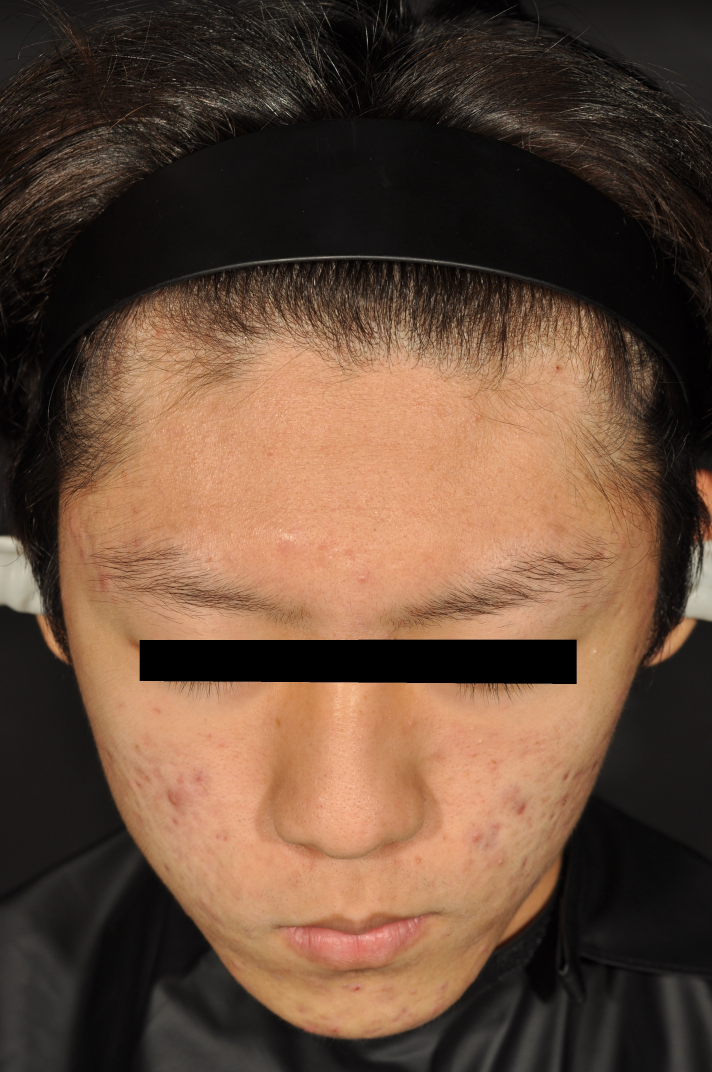
#> input picture dataset/selected_samples/10대_bad/0051/0051.jpg, 2136 x 3216 px (shown at 1/3 size)
$ python -i skin_analyzer.py   (imports and definitions only)   (older library calls are emulated)
#> lines starting #> are read from the running program, lines starting #| are printed output that depends on the picture; after the words box and inside, x2 and y2 are one past the last pixel; in counts of white or black regions, pixels touching at a corner belong together
"""피부 분석 알고리즘 (OpenCV). 서버와 검증 도구(tools/validate_algorithm.py)가 함께 쓴다.

알고리즘 값(임계값, MAX_VALUES, 점수 공식)은 기존 backend/test.py와 동일하다.
여기에는 matplotlib/DB/Flask 의존성이 없다.
"""
import cv2
import numpy as np

# OpenCV 내장 얼굴 인식
_face_cascade = cv2.CascadeClassifier(
    cv2.data.haarcascades + "haarcascade_frontalface_default.xml"
)

# 지표별 정규화 기준값 (이 값 이상이면 100점)
MAX_VALUES = {
    "acne": 50,
    "pigmentation": 250,
    "pore": 27.0,
    "sebum": 0.6,
}


# ── 1. 전처리 ────────────────────────────────────────────
def preprocess(img_bgr):
    lab = cv2.cvtColor(img_bgr, cv2.COLOR_BGR2LAB)
    l, a, b = cv2.split(lab)
    clahe = cv2.createCLAHE(clipLimit=2.0, tileGridSize=(8, 8))
    lab = cv2.merge([clahe.apply(l), a, b])
    img_bgr = cv2.cvtColor(lab, cv2.COLOR_LAB2BGR)
    img_gray = cv2.cvtColor(img_bgr, cv2.COLOR_BGR2GRAY)
    img_gray = cv2.GaussianBlur(img_gray, (5, 5), 0)
    return img_bgr, img_gray


# ── 2. ROI 추출 ──────────────────────────────────────────
def extract_roi(img_bgr):
    """Haar Cascade 얼굴 크롭. 얼굴을 못 찾으면 이미지 중앙부를 사용한다."""
    gray = cv2.cvtColor(img_bgr, cv2.COLOR_BGR2GRAY)
    faces = _face_cascade.detectMultiScale(gray, scaleFactor=1.1, minNeighbors=5)
    if len(faces) == 0:
        h, w = img_bgr.shape[:2]
        return img_bgr[h // 4:h * 3 // 4, w // 4:w * 3 // 4]
    x, y, w, h = faces[0]
    x1 = max(0, x - 20)
    y1 = max(0, y - 20)
    x2 = min(img_bgr.shape[1], x + w + 20)
    y2 = min(img_bgr.shape[0], y + h + 20)
    return img_bgr[y1:y2, x1:x2]


def extract_roi_by_bbox(img, bbox):
    x, y, w, h = bbox
    return img[y:y + h, x:x + w]


# ── 3. 탐지 알고리즘 ─────────────────────────────────────
def get_skin_type(roi_gray):
    """평균 밝기로 피부 타입 판별: 밝음 → oily, 어두움 → dry"""
    return "oily" if np.mean(roi_gray) >= 130 else "dry"


def detect_acne(roi_bgr):
    hsv = cv2.cvtColor(roi_bgr, cv2.COLOR_BGR2HSV)
    mask1 = cv2.inRange(hsv, np.array([0, 80, 80]), np.array([10, 255, 255]))
    mask2 = cv2.inRange(hsv, np.array([165, 80, 80]), np.array([180, 255, 255]))
    red_mask = cv2.bitwise_or(mask1, mask2)
    kernel = cv2.getStructuringElement(cv2.MORPH_ELLIPSE, (7, 7))
    red_mask = cv2.morphologyEx(red_mask, cv2.MORPH_OPEN, kernel)
    contours, _ = cv2.findContours(red_mask, cv2.RETR_EXTERNAL, cv2.CHAIN_APPROX_SIMPLE)
    return len([c for c in contours if 500 < cv2.contourArea(c) < 3000])


def detect_pigmentation(roi_gray):
    min_area = 80 if get_skin_type(roi_gray) == "oily" else 100
    binary = cv2.adaptiveThreshold(
        roi_gray, 255, cv2.ADAPTIVE_THRESH_GAUSSIAN_C,
        cv2.THRESH_BINARY_INV, blockSize=51, C=20
    )
    kernel = cv2.getStructuringElement(cv2.MORPH_ELLIPSE, (3, 3))
    binary = cv2.morphologyEx(binary, cv2.MORPH_OPEN, kernel)
    contours, _ = cv2.findContours(binary, cv2.RETR_EXTERNAL, cv2.CHAIN_APPROX_SIMPLE)
    return len([c for c in contours if min_area < cv2.contourArea(c) < 1500])


def detect_pore(roi_gray):
    return float(cv2.Laplacian(roi_gray, cv2.CV_64F).var())


def detect_sebum(roi_gray):
    threshold = 200 if get_skin_type(roi_gray) == "oily" else 150
    _, thresh = cv2.threshold(roi_gray, threshold, 255, cv2.THRESH_BINARY)
    return float(np.count_nonzero(thresh)) / thresh.size


# ── 4. 정규화 / 점수 ─────────────────────────────────────
def normalize(key, value):
    return min(100, int(value / MAX_VALUES[key] * 100))


def compute_scores(raw):
    """지표별 감점 점수(낮을수록 양호)와 종합 점수(높을수록 양호)."""
    scores = {k: normalize(k, v) for k, v in raw.items()}
    total_score = max(0, 100 - round(sum(scores.values()) / len(scores)))
    return scores, total_score


def measure(roi_bgr_processed, roi_gray):
    return {
        "acne": detect_acne(roi_bgr_processed),
        "pigmentation": detect_pigmentation(roi_gray),
        "pore": detect_pore(roi_gray),
        "sebum": detect_sebum(roi_gray),
    }


# ── 5. 서버용 진입점 ─────────────────────────────────────
class ImageDecodeError(ValueError):
    pass


def decode_image(file_bytes):
    if not file_bytes:
        raise ImageDecodeError("빈 파일입니다.")
    img = cv2.imdecode(np.frombuffer(file_bytes, np.uint8), cv2.IMREAD_COLOR)
    if img is None:
        raise ImageDecodeError("이미지 디코딩 실패")
    return img


def analyze_image(img_bgr):
    """BGR 이미지 한 장 → 점수 묶음.

    반환: {"total_score", "scores", "raw_values"}  (raw_values는 DB 저장/리포트 입력용)
    """
    roi_bgr_processed, roi_gray = preprocess(extract_roi(img_bgr))
    raw = measure(roi_bgr_processed, roi_gray)
    scores, total_score = compute_scores(raw)
    raw_values = {
        "acne_count": raw["acne"],
        "pigmentation_count": raw["pigmentation"],
        "pore_variance": round(raw["pore"], 4),
        "sebum_ratio": round(raw["sebum"] * 100, 1),
    }
    return {"total_score": total_score, "scores": scores, "raw_values": raw_values}

>>> import cv2
>>> picture = cv2.imread('../../../dataset/selected_samples/10대_bad/0051/0051.jpg')
#> picture is the input picture: shape (3216, 2136, 3); mean B, G, R 57.4, 75.1, 101.3
>>> result = analyze_image(picture)
#> in extract_roi, `gray = cv2.cvtColor(img_bgr, cv2.COLOR_BGR2GRAY)`:
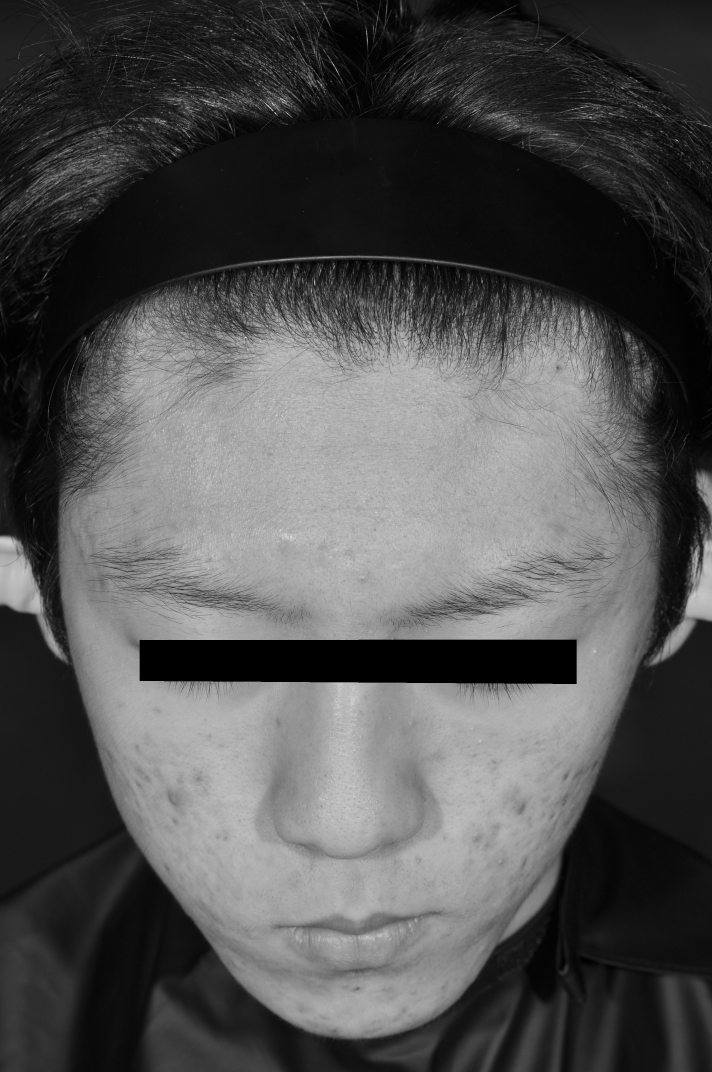
#> gray: shape (3216, 2136) (shown at 1/3 size); min 0, max 252, mean 80.9
#> in extract_roi, `faces = _face_cascade.detectMultiScale(gray, scaleFactor=1.1, minNeigh..`: faces = ()
#> in preprocess, `lab = cv2.cvtColor(img_bgr, cv2.COLOR_BGR2LAB)`: lab: shape (1608, 1068, 3); mean of channels 0, 1, 2 144.9, 143.1, 152.7
#> in preprocess, `lab = cv2.merge([clahe.apply(l), a, b])`: lab: shape (1608, 1068, 3); mean of channels 0, 1, 2 144.1, 143.1, 152.7
#> in preprocess, `img_bgr = cv2.cvtColor(lab, cv2.COLOR_LAB2BGR)`:
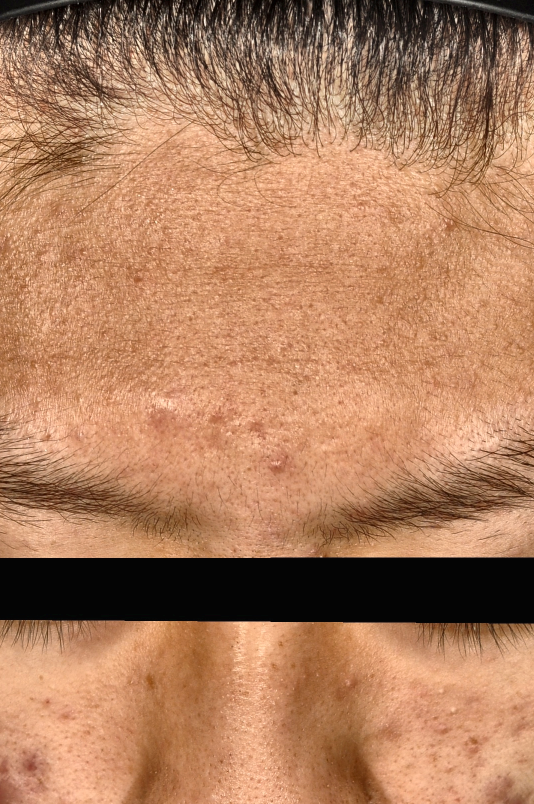
#> img_bgr: shape (1608, 1068, 3) (shown at 1/2 size); mean B, G, R 94.5, 126.8, 176.2
#> in preprocess, `img_gray = cv2.cvtColor(img_bgr, cv2.COLOR_BGR2GRAY)`:
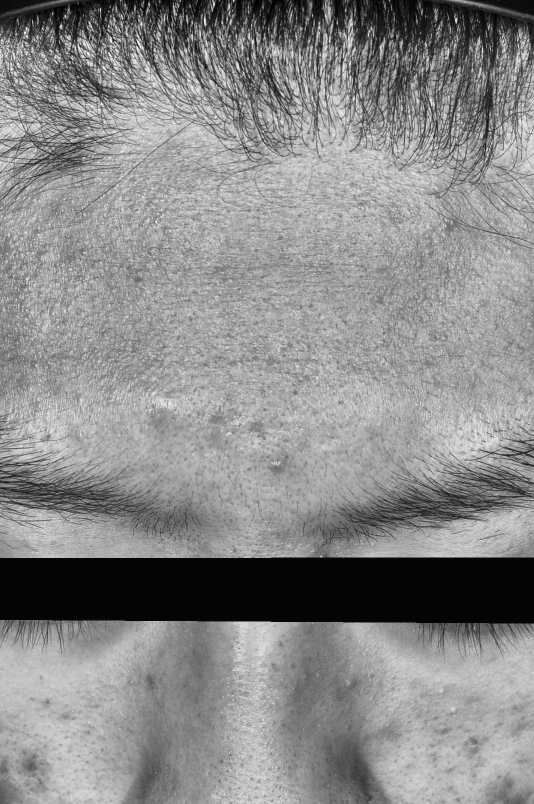
#> img_gray: shape (1608, 1068) (shown at 1/2 size); min 0, max 252, mean 137.9
#> in detect_acne, `hsv = cv2.cvtColor(roi_bgr, cv2.COLOR_BGR2HSV)`: hsv: shape (1608, 1068, 3); mean H, S, V 11.3, 111.2, 176.2
#> in detect_acne, `mask1 = cv2.inRange(hsv, np.array([0, 80, 80]), np.array([10, 255, 255..`:
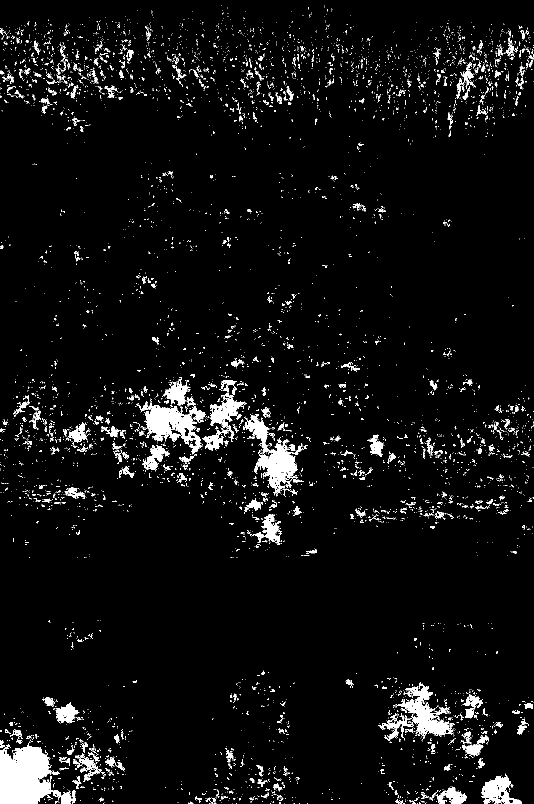
#> mask1: shape (1608, 1068) (shown at 1/2 size); 5% white; 6488 white regions (6033 under 20 px), largest, box (x1, y1, x2, y2) and area: (0, 1480, 152, 1608) 11126, (486, 828, 606, 991) 6078, (278, 794, 411, 909) 6057
#> in detect_acne, `mask2 = cv2.inRange(hsv, np.array([165, 80, 80]), np.array([180, 255, ..`: mask2: shape (1608, 1068); every value is 0
#> in detect_acne, `red_mask = cv2.morphologyEx(red_mask, cv2.MORPH_OPEN, kernel)`:
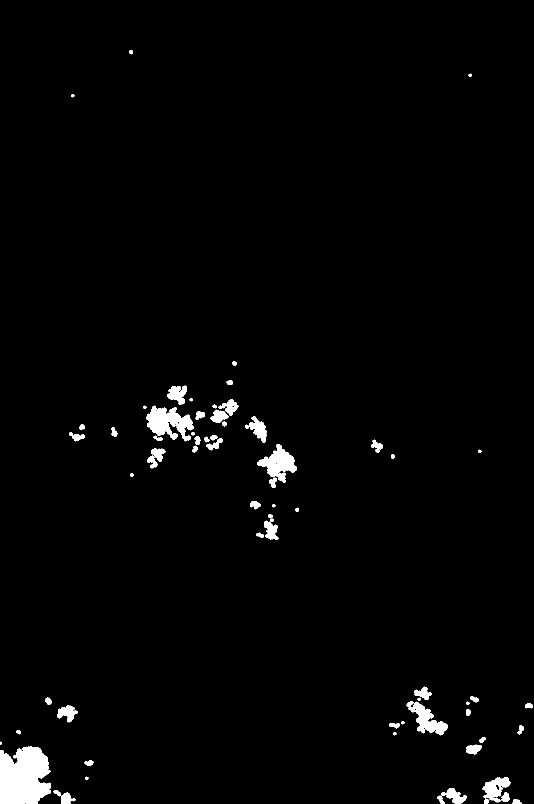
#> red_mask: shape (1608, 1068) (shown at 1/2 size); 1.9% white; 70 white regions
#> in detect_acne, `contours, _ = cv2.findContours(red_mask, cv2.RETR_EXTERNAL, cv2.CHAIN_..`: contours = 70 contours, 1 with area under 20; largest, box (x1, y1, x2, y2) and area: (0, 1493, 102, 1608) 9477, (293, 811, 388, 883) 3559, (514, 888, 594, 966) 2705, (813, 1402, 896, 1471) 2182, (965, 1554, 1021, 1605) 1477
#> in detect_pigmentation, `min_area = 80 if get_skin_type(roi_gray) == "oily" else 100`: min_area = 80
#> in detect_pigmentation, `binary = cv2.adaptiveThreshold( roi_gray, 255, cv2.ADAPTIVE_THRESH_GAU..`: binary: shape (1608, 1068); 9.3% white; 5016 white regions (3753 under 20 px), largest, box (x1, y1, x2, y2) and area: (0, 1115, 1068, 1126) 10075, (0, 1232, 1068, 1247) 8149, (914, 26, 1002, 370) 2366
#> in detect_pigmentation, `binary = cv2.morphologyEx(binary, cv2.MORPH_OPEN, kernel)`:
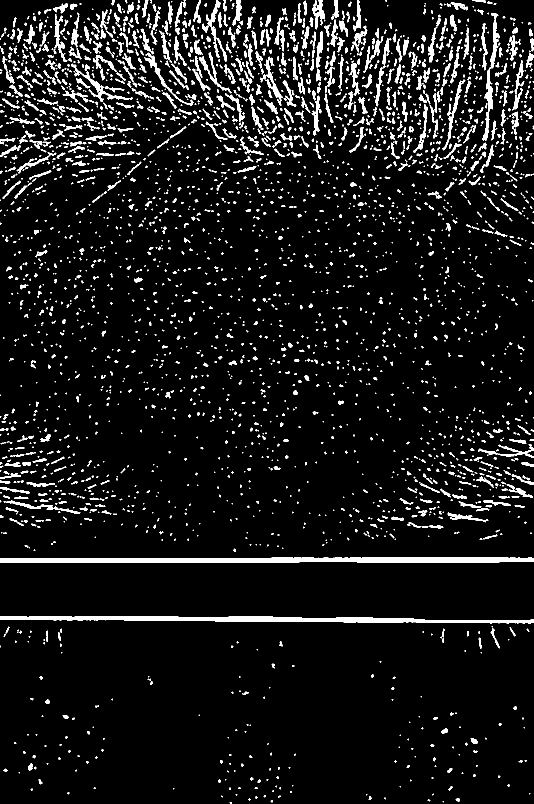
#> binary: shape (1608, 1068) (shown at 1/2 size); 7.5% white; 3201 white regions (1953 under 20 px)
#> in detect_pigmentation, `contours, _ = cv2.findContours(binary, cv2.RETR_EXTERNAL, cv2.CHAIN_AP..`: contours = 3201 contours, 2374 with area under 20; largest, box (x1, y1, x2, y2) and area: (0, 1115, 1068, 1126) 9000, (0, 1232, 1068, 1247) 7075, (965, 26, 1000, 282) 1523, (142, 127, 266, 204) 873, (412, 0, 454, 124) 790
#> in detect_sebum, `threshold = 200 if get_skin_type(roi_gray) == "oily" else 150`: threshold = 200
#> in detect_sebum, `_, thresh = cv2.threshold(roi_gray, threshold, 255, cv2.THRESH_BINARY)`:
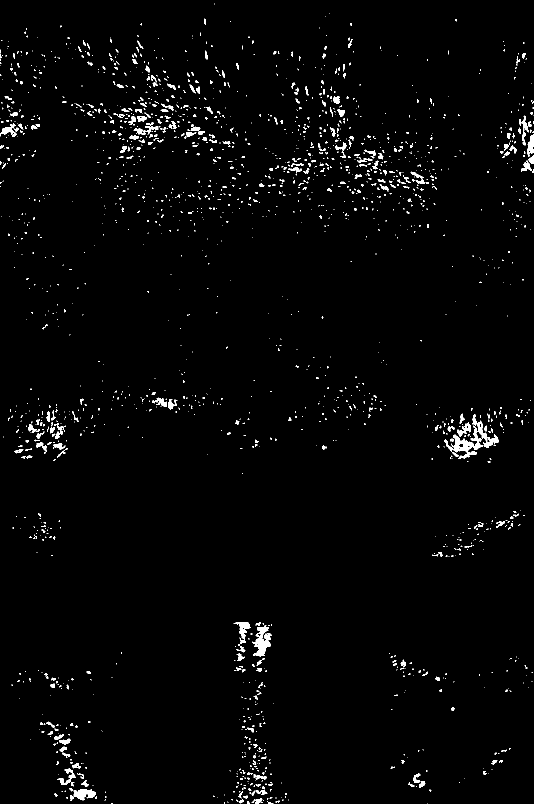
#> thresh: shape (1608, 1068) (shown at 1/2 size); 1.8% white; 1976 white regions (1641 under 20 px), largest, box (x1, y1, x2, y2) and area: (888, 851, 966, 918) 1474, (504, 1251, 543, 1313) 1206, (955, 841, 997, 896) 658
#> in analyze_image, `raw = measure(roi_bgr_processed, roi_gray)`: raw = {'acne': 10, 'pigmentation': 208, 'pore': 84.1, 'sebum': 0.0184}
#> in compute_scores, `scores = {k: normalize(k, v) for k, v in raw.items()}`: scores = {'acne': 20, 'pigmentation': 83, 'pore': 100, 'sebum': 3}
#> in compute_scores, `total_score = max(0, 100 - round(sum(scores.values()) / len(scores)))`: total_score = 48
#> in analyze_image, `raw_values = { "acne_count": raw["acne"], "pigmentation_count": raw["p..`: raw_values = {'acne_count': 10, 'pigmentation_count': 208, 'pore_variance': 84.1, 'sebum_ratio': 1.8}
#> result = 3 items
